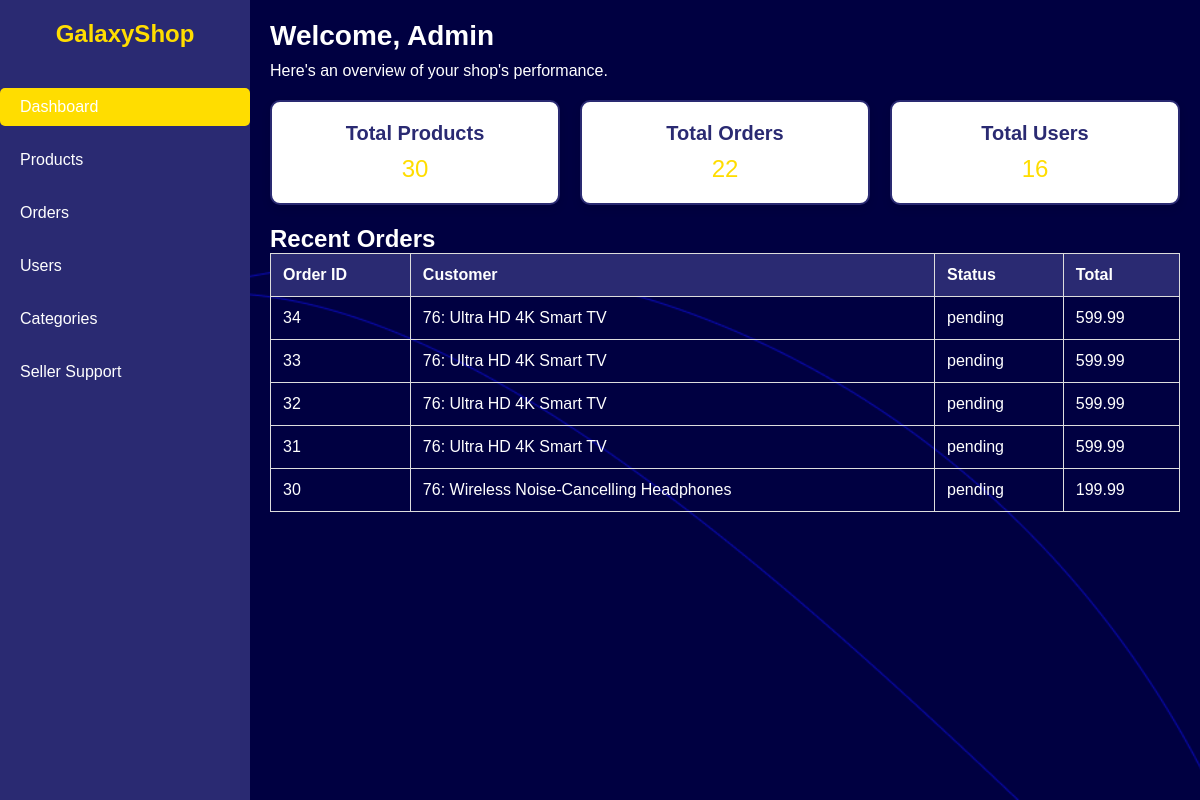
/AdminDashboard.php, run on the app's committed database.
### tables this page shows
CREATE TABLE `orders` (
  `id` int(11) NOT NULL,
  `user_id` int(11) DEFAULT NULL,
  `order_date` timestamp NOT NULL DEFAULT current_timestamp(),
  `total` decimal(10,2) DEFAULT NULL,
  `address` varchar(255) DEFAULT NULL,
  `contact_number` varchar(20) DEFAULT NULL,
  `payment_method` enum('online','cod','online_saved') DEFAULT 'cod',
  `status` enum('pending','processing','shipped','delivered','cancelled') DEFAULT 'pending',
  `product_id` int(11) NOT NULL,
  `product_name` varchar(255) NOT NULL,
  `quantity` int(11) NOT NULL
);

### AdminDashboard.php (the view, shortened to what this page needs)
<?php
include 'connectionfile.php';
$sql = "SELECT COUNT(*) AS total_products FROM products";
$result = $conn->query($sql);
$totalProducts = $result->fetch_assoc()['total_products'] ?? 0;
$sql = "SELECT COUNT(*) AS total_orders FROM orders";
$result = $conn->query($sql);
$totalOrders = $result->fetch_assoc()['total_orders'] ?? 0;
$sql = "SELECT COUNT(*) AS total_users FROM users";
$result = $conn->query($sql);
$totalUsers = $result->fetch_assoc()['total_users'] ?? 0;
$sql = "SELECT id, CONCAT(user_id, ': ', product_name) AS customer, status, total FROM orders ORDER BY order_date DESC LIMIT 5";
$result = $conn->query($sql);
$recentOrders = [];
while ($row = $result->fetch_assoc()) {
    $recentOrders[] = $row;
}
?>
<!DOCTYPE html>
<html lang="en">
<head>
    <link rel="stylesheet" href="AdminDashboard.css">
</head>
<body>
    <div class="dashboard-container">
        <aside class="sidebar">
            <div class="sidebar-header">
                <h2>GalaxyShop</h2>
            </div>
            <ul class="sidebar-menu">
                <li><a href="AdminDashboard.php" class="active2">Dashboard</a></li>
                <li><a href="AdminProducts.php">Products</a></li>
                <li><a href="AdminOrders.php">Orders</a></li>
                <li><a href="AdminUsers.php">Users</a></li>
                <li><a href="AdminCategories.php" >Categories</a></li>
                <li><a href="AdminSellerSupport.php" >Seller Support</a></li>
            </ul>
        </aside>
        <main class="main-content">
            <div class="content-header">
                <h1>Welcome, Admin</h1>
                <p>Here's an overview of your shop's performance.</p>
            </div>
            <div class="dashboard-cards">
                <div class="card">
                    <h3>Total Products</h3>
                    <p><?php echo $totalProducts; ?></p>
                </div>
                <div class="card">
                    <h3>Total Orders</h3>
                    <p><?php echo $totalOrders; ?></p>
                </div>
                <div class="card">
                    <h3>Total Users</h3>
                    <p><?php echo $totalUsers; ?></p>
                </div>
            </div>
            <div class="recent-orders">
                <h2>Recent Orders</h2>
                <table>
                    <thead>
                        <tr>
                            <th>Order ID</th>
                            <th>Customer</th>
                            <th>Status</th>
                            <th>Total</th>
                        </tr>
                    </thead>
                    <tbody>
                        <?php foreach ($recentOrders as $order): ?>
                            <tr>
                                <td><?php echo $order['id']; ?></td>
                                <td><?php echo $order['customer']; ?></td>
                                <td><?php echo $order['status']; ?></td>
                                <td><?php echo $order['total']; ?></td>
                            </tr>
                        <?php endforeach; ?>
                    </tbody>
                </table>
            </div>
        </main>
    </div>
</body>
</html>

### AdminDashboard.css (style rules this page uses)
* { margin: 0; padding: 0; box-sizing: border-box; font-family: Arial, sans-serif; }
body { background: url('FaqBg.png') no-repeat center center fixed; background-size: cover; height: 100vh; color: #ffffff; display: flex; }
.dashboard-container { display: flex; width: 100%; height: 100%; }
.sidebar { width: 250px; background-color: #2a2a72; color: #ffffff; padding-top: 20px; position: fixed; height: 100%; overflow-y: auto; }
.sidebar-header { text-align: center; margin-bottom: 40px; }
.sidebar-header h2 { font-size: 24px; color: #ffdd00; }
.sidebar-menu { list-style: none; padding: 0; }
.sidebar-menu li { margin: 15px 0; }
.sidebar-menu li a { color: #ffffff; text-decoration: none; display: block; padding: 10px 20px; border-radius: 5px; transition: background-color 0.3s ease; }
.active2 { background-color: #ffdd00; color: #000000; }
.main-content { margin-left: 250px; padding: 20px; width: calc(100% - 250px); background-color: #ffffff; min-height: 100vh; background-image: url('FaqBg.png'); background-size: cover; background-position: center; }
.content-header { margin-bottom: 20px; }
.content-header h1 { color: #ffffff; font-size: 28px; margin-bottom: 10px; }
.content-header p { color: #ffffff; }
.dashboard-cards { display: flex; gap: 20px; margin-bottom: 20px; }
.card { background-color: #ffffff; border: 2px solid #2a2a72; border-radius: 10px; padding: 20px; width: 100%; text-align: center; box-shadow: 0 4px 10px rgba(0, 0, 0, 0.1); }
.card h3 { color: #2a2a72; font-size: 20px; margin-bottom: 10px; }
.card p { color: #ffdd00; font-size: 24px; }
.recent-orders table { width: 100%; border-collapse: collapse; margin-bottom: 20px; }
.recent-orders th, .recent-orders td { border: 1px solid #dddddd; padding: 12px; text-align: left; }
.recent-orders th { background-color: #2a2a72; color: #ffffff; }

### data on the page
orders: id "34", customer "76: Ultra HD 4K Smart TV", status "pending", total "599.99"
orders: id "33", customer "76: Ultra HD 4K Smart TV", status "pending", total "599.99"
orders: id "32", customer "76: Ultra HD 4K Smart TV", status "pending", total "599.99"
orders: id "31", customer "76: Ultra HD 4K Smart TV", status "pending", total "599.99"
orders: id "30", customer "76: Wireless Noise-Cancelling Headphones", status "pending", total "199.99"

### other printed values
$totalProducts "30"
$totalOrders "22"
$totalUsers "16"
